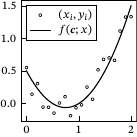

This chart was generated by the following Python code:
from pathlib import PurePath

import matplotlib.pyplot as plt
import pandas as pd
import numpy as np
from constant import constants

plt.style.use(["sigproc", "sigproc-small"])

fig, ax = plt.subplots()
n = np.linspace(0, 2, 20)
x = np.linspace(0, 2, 100)
csv = pd.read_csv(
    str(PurePath(__file__).parent / "regression.csv"), sep=",", header=None
)
ax.scatter(n, csv[0], label=r"$(x_i,y_i)$", linewidths=constants.scatter_linewidth)
ax.plot(x, x**2 - 1.5 * x + 0.5, label=r"$f(\vect{c};x)$")
ax.legend()
fig.savefig(str(PurePath(__file__).parent / (PurePath(__file__).stem + ".pdf")))
